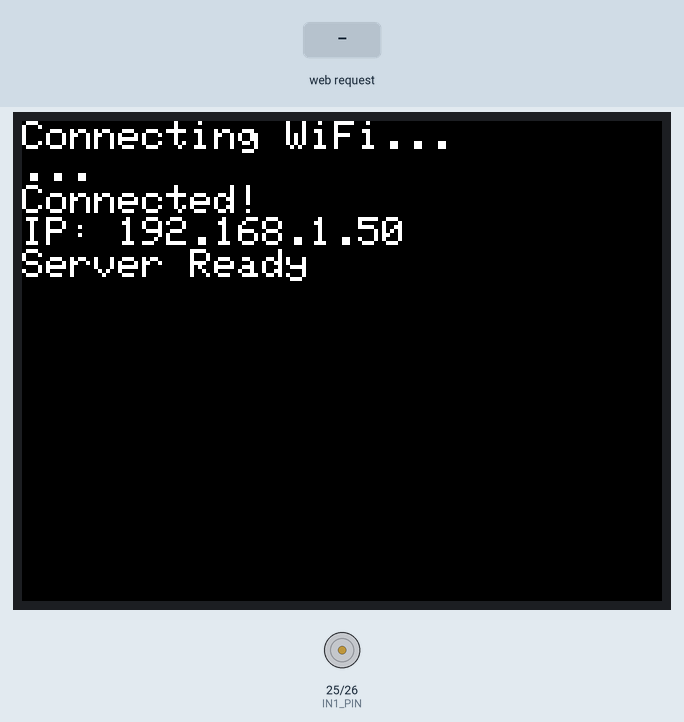
A sketch run on a simulated ESP32. Shown: 320×240 colour display, motor-driver pin pairs drawn as motors (green arrow = first pin HIGH = forward, orange = second pin HIGH = backward, longer = more drive, scaled by the enable pin). Inputs (shaded band) come from the test bench. WiFi joins after 1.5 s; servers stay silent unless stated; what the sketch prints to the serial monitor is not drawn.

Above: at 2.8 s.
2.9 s: HTTP request GET /forward received
At 4.1 s:
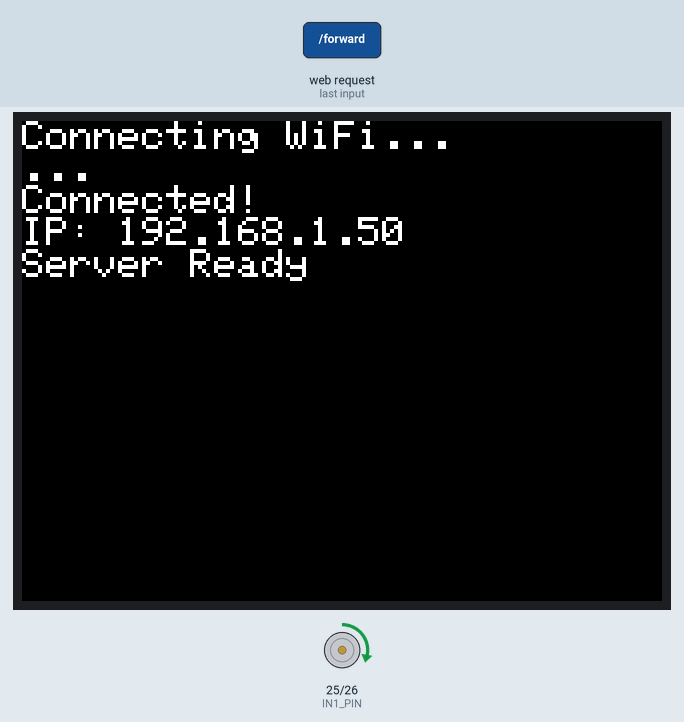
4.4 s: HTTP request GET /backward received
At 5.3 s:
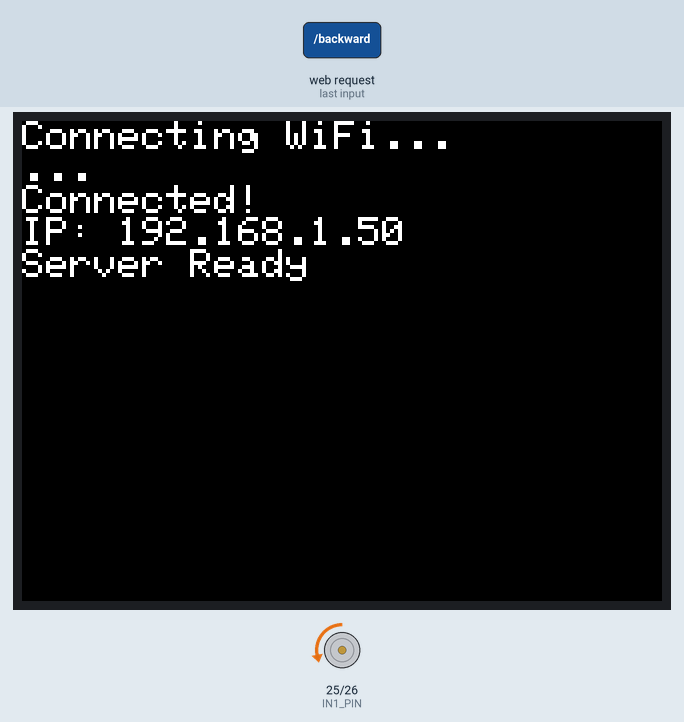
5.9 s: HTTP request GET /stop received
At 6.4 s:
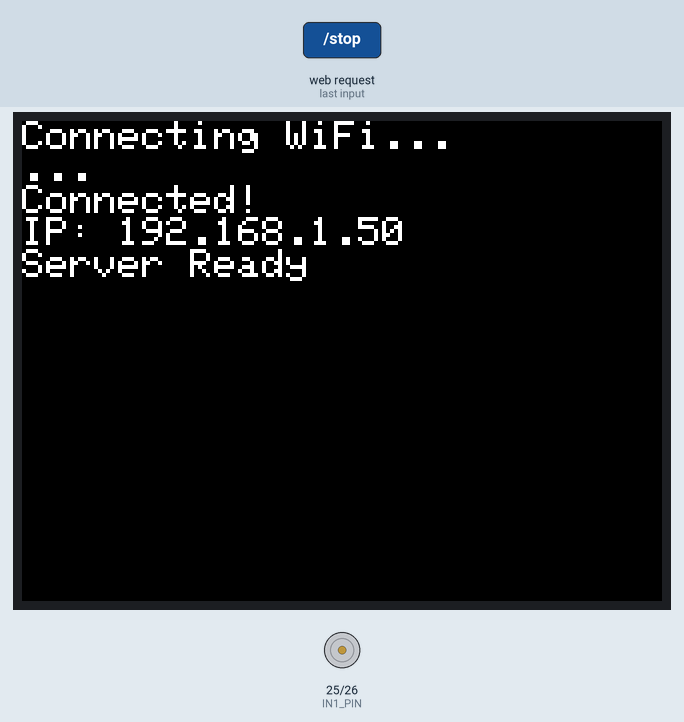
7.4 s: HTTP request GET /forward?val=1 received
At 8.6 s:
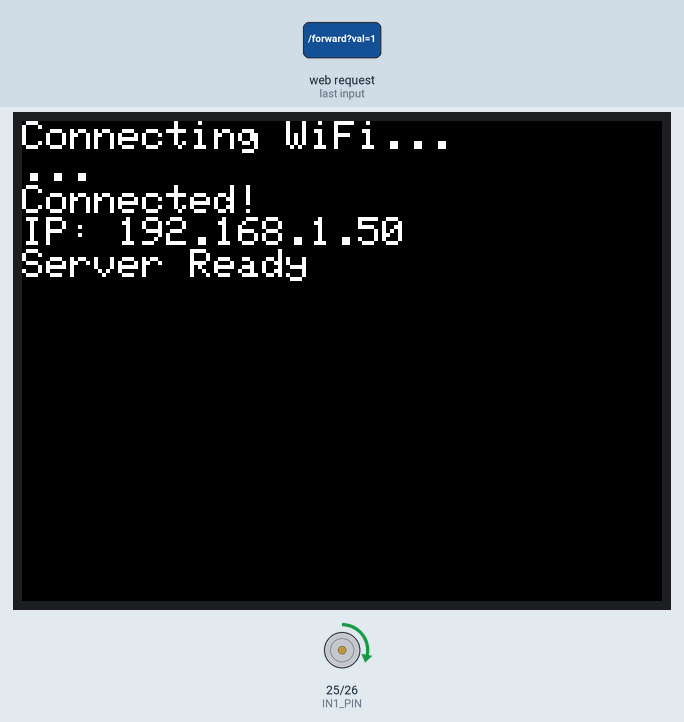
8.9 s: HTTP request GET /backward?val=1 received
At 9.9 s:
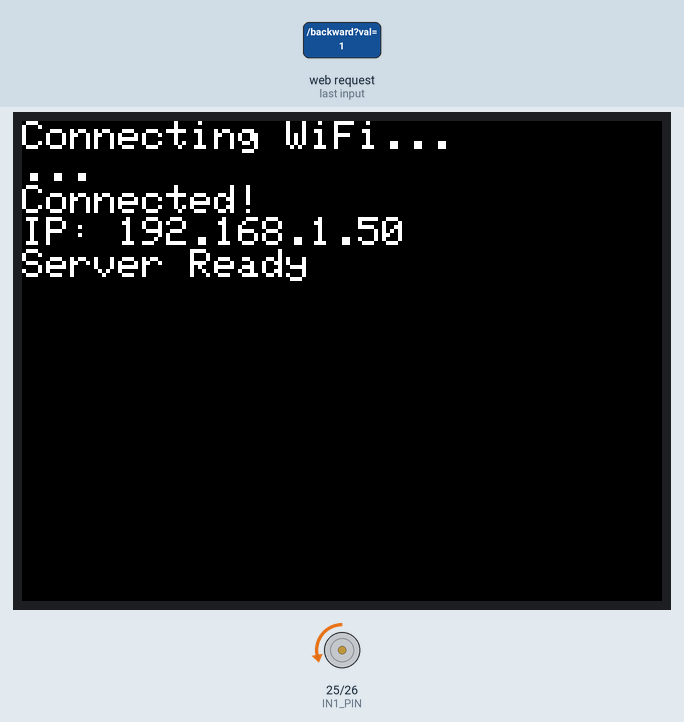
Timing chart, 0 to 11.4 s (numbered marks = the images above; inputs shaded):
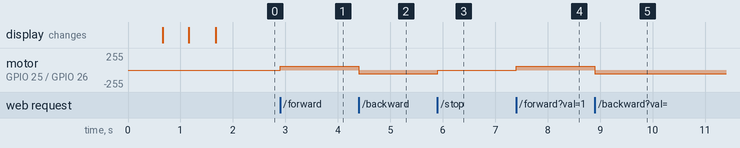

The sketch:

train_controller.ino
```cpp
#include <WiFi.h>
#include <WebServer.h>
#include <M5Stack.h>
//2 = pwm, 25 = in1, 26 = in2

const char* ssid = "PI-AP";
const char* password = "6v5wh465333px";

// モーターピン
const int PWM_PIN = 5;
const int IN1_PIN = 25;
const int IN2_PIN = 26;

WebServer server(80);
int pwm_value = 200;  // 初期速度（反転前の値）

void handleRoot() {
  String html = R"rawliteral(
  <!DOCTYPE html>
  <html>
  <head>
    <meta name="viewport" content="width=device-width, initial-scale=1">
    <style>
      html, body {
        margin: 0;
        padding: 0;
        font-family: sans-serif;
        background-color: #f0f0f0;
        height: 100%;
        overflow: hidden;
      }

      .layout {
        display: flex;
        flex-direction: row;
        justify-content: space-evenly;
        align-items: center;
        height: 100vh;
        padding: 10px;
      }

      .reverser {
        display: flex;
        flex-direction: column;
        align-items: center;
        gap: 10px;
      }

      .reverser button {
        font-size: 20px;
        padding: 10px 50px;
        width: 300px;
        height: 70px;
      }

      .throttle {
        display: flex;
        flex-direction: column;
        align-items: center;
      }

      .throttle input[type=range] {
        writing-mode: bt-lr;
        -webkit-appearance: slider-vertical;
        width: 40px;
        height: 240px;
      }

      .throttle .label {
        font-size: 18px;
        margin: 10px 0;
      }

      .stop-button {
        position: absolute;
        bottom: 20px;
        left: 50%;
        transform: translateX(-50%);
        font-size: 20px;
        padding: 10px 40px;
        background: #fff;
        border: 2px solid #000;
      }
    </style>
  </head>
  <body>
    <div class="layout">
      <!-- リバーサー -->
      <div class="reverser">
        <button onclick="setDirection('forward')">🚄 前進</button>
        <button onclick="setDirection('neutral')">⏸ 中立</button>
        <button onclick="setDirection('backward')">🚋 後退</button>
      </div>

      <!-- スロットル -->
      <div class="throttle">
        <div class="label">速度: <span id="speedValue">200</span></div>
        <input type="range" min="0" max="255" value="200" id="speed" onchange="setSpeed(this.value)">
      </div>
    </div>

    <!-- 停止ボタン（画面中央下部） -->
    <button class="stop-button" onclick="sendCommand('stop')">⏹ 停止</button>

    <script>
      function sendCommand(cmd) {
        fetch('/' + cmd);
      }

      function setDirection(dir) {
        sendCommand(dir);
      }

      function setSpeed(val) {
        document.getElementById('speedValue').innerText = val;
        fetch('/speed?val=' + val);
      }
    </script>
  </body>
  </html>

  )rawliteral";

  server.send(200, "text/html", html);
}

void setup() {
  M5.begin();
  Serial.begin(115200);

  M5.Lcd.setTextSize(2);
  M5.Lcd.println("Connecting WiFi...");

  WiFi.begin(ssid, password);
  while (WiFi.status() != WL_CONNECTED) {
    delay(500);
    M5.Lcd.print(".");
  }

  M5.Lcd.println("\nConnected!");
  M5.Lcd.print("IP: ");
  M5.Lcd.println(WiFi.localIP());

  pinMode(IN1_PIN, OUTPUT);
  pinMode(IN2_PIN, OUTPUT);
  ledcSetup(0, 1000, 8);      // channel 0, 1kHz, 8bit
  ledcAttachPin(PWM_PIN, 0);
  ledcWrite(0, 255 - pwm_value);  // 論理反転

  server.on("/", handleRoot);

  server.on("/forward", []() {
    digitalWrite(IN1_PIN, HIGH);
    digitalWrite(IN2_PIN, LOW);
    ledcWrite(0, 255 - pwm_value);
    Serial.println("Forward");
    server.send(204);
  });

  server.on("/neutral", []() {
    digitalWrite(IN1_PIN, LOW);
    digitalWrite(IN2_PIN, LOW);
    ledcWrite(0, 255 - pwm_value);  // 惰行は速度維持でもOK、または0でも
    Serial.println("Neutral");
    server.send(204);
  });


  server.on("/backward", []() {
    digitalWrite(IN1_PIN, LOW);
    digitalWrite(IN2_PIN, HIGH);
    ledcWrite(0, 255 - pwm_value);
    Serial.println("Backward");
    server.send(204);
  });

  server.on("/stop", []() {
    digitalWrite(IN1_PIN, LOW);
    digitalWrite(IN2_PIN, LOW);
    ledcWrite(0, 0);
    Serial.println("Stop");
    server.send(204);
  });

  server.on("/speed", []() {
    if (server.hasArg("val")) {
      pwm_value = server.arg("val").toInt();
      ledcWrite(0, 255 - pwm_value);  // 論理反転
      Serial.print("Speed set to ");
      Serial.println(pwm_value);
    }
    server.send(204);
  });

  server.begin();
  M5.Lcd.println("Server Ready");
}

void loop() {
  server.handleClient();
}
```

Measured:
- after the input at 2.9 s, motor on GPIO 25 (IN1_PIN) / GPIO 26 (IN2_PIN): stopped → forward 55/255 at once
- after the input at 4.4 s, motor on GPIO 25 (IN1_PIN) / GPIO 26 (IN2_PIN): forward 55/255 → backward 55/255 at once
- after the input at 5.9 s, motor on GPIO 25 (IN1_PIN) / GPIO 26 (IN2_PIN): backward 55/255 → stopped at once
- after the input at 7.4 s, motor on GPIO 25 (IN1_PIN) / GPIO 26 (IN2_PIN): stopped → forward 55/255 at once
- after the input at 8.9 s, motor on GPIO 25 (IN1_PIN) / GPIO 26 (IN2_PIN): forward 55/255 → backward 55/255 at once
